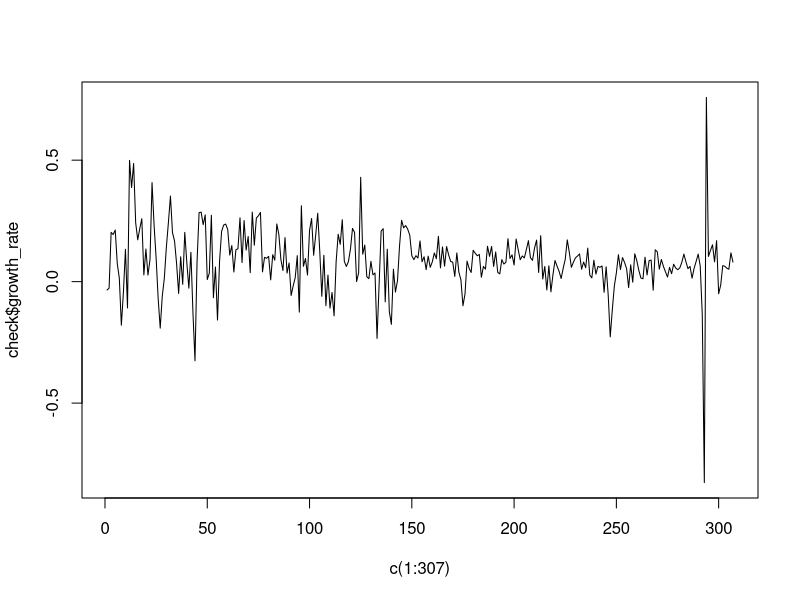
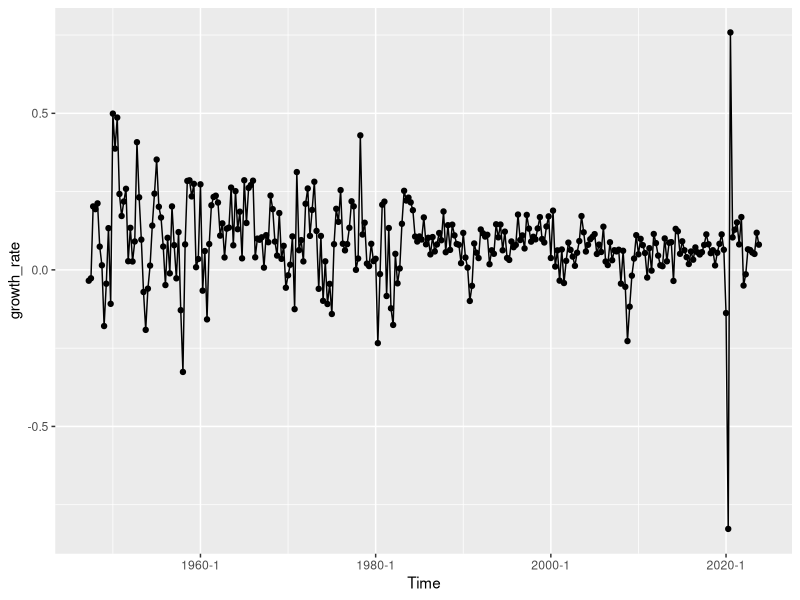

Source code (R) for these figures, in order:
## ---- chunk 1

library(tidyverse)
library(ggplot2)
library(zoo)

## ---- chunk 2

library(readxl)
RGDP_Data <- read_excel("RGDP Data.xlsx")

# extracting the most revised values/recent data
latest_data <- RGDP_Data$ROUTPUT24Q1

# creating a lag for all quarters
lag(latest_data)


check <- data.frame(RGDP_Data$DATE, log(latest_data), lag(log(latest_data)))

check <- check %>% 
  rename(c("Date" = "RGDP_Data.DATE",
           "Raw Data" = "log.latest_data.",
           "First Lag" = "lag.log.latest_data.."))

check <- check[-1,] %>% 
  mutate(growth_rate = (`Raw Data` - `First Lag`)/`First Lag` * 100)

# formatting the data variable in terms of year and quarters
Dates <- gsub(":", " ", check$Date) 
check <- check %>% 
  mutate(Time = as.yearqtr(Dates)) %>% 
  select(c(Time, growth_rate)) %>% 
  mutate(growth_rate = as.numeric(growth_rate))

## EXPLAIN EVERYTHING 
# variance of initial years (prior to them changing to GDP) seems higher 
plot(c(1:307), check$growth_rate, type = "l", lwd = 1)

ggplot(check, aes(Time, growth_rate)) + 
  geom_point() + 
  geom_line()

# add line to show where they changed computation method 
# add line to show Covid as well 

## ---- chunk 3

fitAR=function(Y,p,h){
  
  #Inputs: Y- predicted variable,  p - AR order, h -forecast horizon
  
  
  aux=embed(Y,p+h) #create p lags + forecast horizon shift (=h option)
  y=aux[,1] #  Y variable aligned/adjusted for missing data due to lags
  X=as.matrix(aux[,-c(1:(ncol(Y)*h))]) # lags of Y (predictors) corresponding to forecast horizon (prevent leakage)  

    X.out=tail(aux,1)[1:ncol(X)] #retrieve last p observations 

  

    model=lm(y~X) #estimate direct h-step AR(p) by OLS 
    coef=coef(model) #extract coefficients

  

  pred=c(1,X.out)%*%coef #make a forecast using the last few observations: a direct h-step forecast.
  #note the addition of a constant to the test observation vector
  
  rmsfe=sqrt(sum(model$residuals^2)/nrow(X)) #get unadjusted rmsfe (ignoring estimation uncertainty)
  
  return(list("model"=model,"pred"=pred,"coef"=coef, "rmsfe"=rmsfe)) #save estimated AR regression, prediction, and estimated coefficients
}

test <- as.matrix(log(check$growth_rate))


fitAR(test, 2, 2)

## ---- chunk 4

# calculating mean first revision percentage changes 

# extracting initial values of all variables
# take pre-COVID data
data_65q3_onwards <- RGDP_Data[c(75:292), c(1:219)]  %>% 
  subset(select = -DATE) 

m1 <- as.matrix(data_65q3_onwards) 

data_65q3_onwards <- matrix(m1, ncol = ncol(data_65q3_onwards), dimnames = NULL)

# extracting initial values of all variables
initial_values <- diag(data_65q3_onwards)


# extracting first revision values of all variables
first_revision_data <- RGDP_Data[c(75:292), c(1:219)] %>% 
  select(-c(1, 2)) 

# base dataset showing the GDP values across quarters 

GDP_across_q <- RGDP_Data[c(74:293), c(1:220)] %>%
  subset(select = -DATE) %>%
  mutate_all(as.numeric)

colnames(GDP_across_q) <- NULL

GDP_across_q <- as.matrix(GDP_across_q) 

lagged_GDP_across_q <- lag(GDP_across_q)

df <- 100 * (GDP_across_q - lagged_GDP_across_q)/lagged_GDP_across_q 

# Removing the first and last row since we had added those to compute the lag.
df <- df[-c(1, 220),]

# Revised values is a data frame that shows the growth rate of each quarter as compared to the previous quarter, across revisions. For instance, revision0 is the initial growth rate for each quarter, and revision1 shows the growth rate after values have been revised. 

revised_growth <- data.frame(matrix(NA, nrow = 218, ncol = 0))

for (i in 0:40){
  na_vector = c(replicate(218, NA)) 
  na_vector = as.numeric(na_vector)
  
  values <- diag(df)
  
  col_name = paste0("revision", i)
  
  na_vector[1:(218-i)] = values[1:(218-i)]
  revised_growth[[`col_name`]] = na_vector
  
  df <- df[,-c(1)]
}


# Now, we are looking into how the growth rates change due to revision. 
lagged_growth <- revised_growth[, -c(ncol(revised_growth))]
revised_growth <- revised_growth[,-c(1)]

# we're taking the average of the change in growth per revision 

change_in_growth <- 100*((revised_growth - lagged_growth)/lagged_growth)

change_in_growth[sapply(change_in_growth, is.infinite)] <- NA
  
change_in_growth <- change_in_growth %>% apply(2, mean, na.rm = TRUE)



